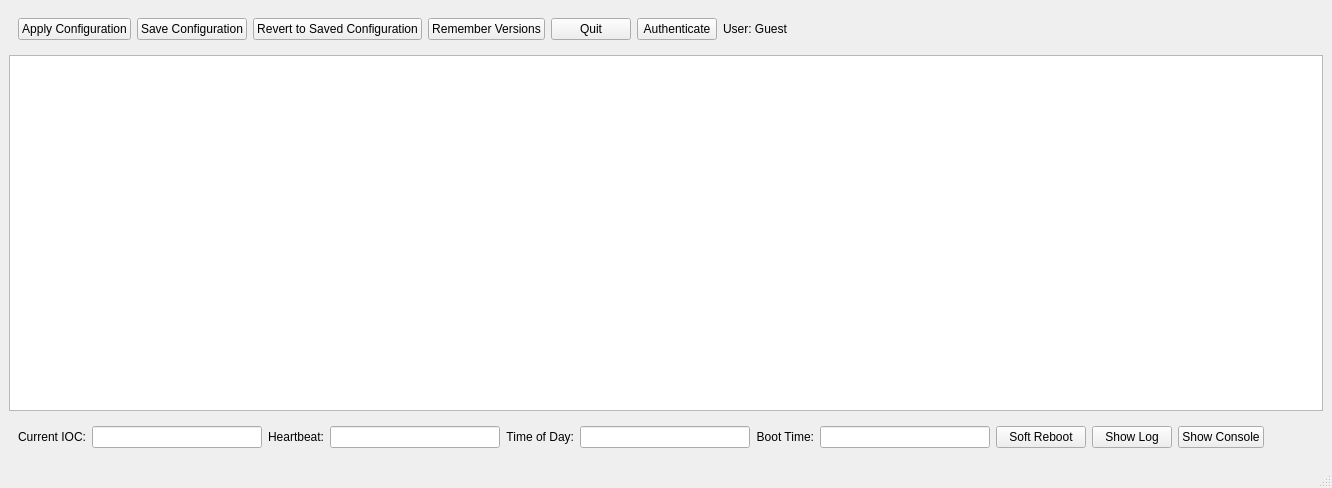
<?xml version="1.0" encoding="UTF-8"?>
<ui version="4.0">
 <class>MainWindow</class>
 <widget class="QMainWindow" name="MainWindow">
  <property name="geometry">
   <rect>
    <x>0</x>
    <y>0</y>
    <width>1332</width>
    <height>488</height>
   </rect>
  </property>
  <property name="windowTitle">
   <string>MainWindow</string>
  </property>
  <widget class="QWidget" name="centralwidget">
   <layout class="QVBoxLayout" name="verticalLayout">
    <item>
     <widget class="QWidget" name="widget" native="true">
      <property name="sizePolicy">
       <sizepolicy hsizetype="Preferred" vsizetype="Fixed">
        <horstretch>0</horstretch>
        <verstretch>0</verstretch>
       </sizepolicy>
      </property>
      <layout class="QHBoxLayout" name="horizontalLayout">
       <item>
        <widget class="QPushButton" name="applyButton">
         <property name="sizePolicy">
          <sizepolicy hsizetype="Fixed" vsizetype="Fixed">
           <horstretch>90</horstretch>
           <verstretch>0</verstretch>
          </sizepolicy>
         </property>
         <property name="text">
          <string>Apply Configuration</string>
         </property>
        </widget>
       </item>
       <item>
        <widget class="QPushButton" name="saveButton">
         <property name="sizePolicy">
          <sizepolicy hsizetype="Fixed" vsizetype="Fixed">
           <horstretch>90</horstretch>
           <verstretch>0</verstretch>
          </sizepolicy>
         </property>
         <property name="text">
          <string>Save Configuration</string>
         </property>
        </widget>
       </item>
       <item>
        <widget class="QPushButton" name="revertButton">
         <property name="sizePolicy">
          <sizepolicy hsizetype="Fixed" vsizetype="Fixed">
           <horstretch>90</horstretch>
           <verstretch>0</verstretch>
          </sizepolicy>
         </property>
         <property name="text">
          <string>Revert to Saved Configuration</string>
         </property>
        </widget>
       </item>
       <item>
        <widget class="QPushButton" name="rememberButton">
         <property name="text">
          <string>Remember Versions</string>
         </property>
        </widget>
       </item>
       <item>
        <widget class="QPushButton" name="quitButton">
         <property name="sizePolicy">
          <sizepolicy hsizetype="Fixed" vsizetype="Fixed">
           <horstretch>90</horstretch>
           <verstretch>0</verstretch>
          </sizepolicy>
         </property>
         <property name="text">
          <string>Quit</string>
         </property>
        </widget>
       </item>
       <item>
        <widget class="QPushButton" name="authButton">
         <property name="text">
          <string>Authenticate</string>
         </property>
        </widget>
       </item>
       <item>
        <widget class="QLabel" name="userLabel">
         <property name="text">
          <string>User: Guest</string>
         </property>
        </widget>
       </item>
       <item>
        <spacer name="horizontalSpacer">
         <property name="orientation">
          <enum>Qt::Horizontal</enum>
         </property>
         <property name="sizeHint" stdset="0">
          <size>
           <width>521</width>
           <height>20</height>
          </size>
         </property>
        </spacer>
       </item>
      </layout>
     </widget>
    </item>
    <item>
     <widget class="QTableView" name="tableView"/>
    </item>
    <item>
     <widget class="QWidget" name="widget_2" native="true">
      <property name="sizePolicy">
       <sizepolicy hsizetype="Preferred" vsizetype="Fixed">
        <horstretch>0</horstretch>
        <verstretch>0</verstretch>
       </sizepolicy>
      </property>
      <layout class="QHBoxLayout" name="horizontalLayout_2">
       <item>
        <widget class="QLabel" name="label">
         <property name="sizePolicy">
          <sizepolicy hsizetype="Fixed" vsizetype="Preferred">
           <horstretch>120</horstretch>
           <verstretch>0</verstretch>
          </sizepolicy>
         </property>
         <property name="maximumSize">
          <size>
           <width>16777215</width>
           <height>16777215</height>
          </size>
         </property>
         <property name="layoutDirection">
          <enum>Qt::LeftToRight</enum>
         </property>
         <property name="text">
          <string>Current IOC:</string>
         </property>
         <property name="alignment">
          <set>Qt::AlignRight|Qt::AlignTrailing|Qt::AlignVCenter</set>
         </property>
        </widget>
       </item>
       <item>
        <widget class="QLineEdit" name="IOCname">
         <property name="sizePolicy">
          <sizepolicy hsizetype="Fixed" vsizetype="Fixed">
           <horstretch>170</horstretch>
           <verstretch>25</verstretch>
          </sizepolicy>
         </property>
         <property name="minimumSize">
          <size>
           <width>170</width>
           <height>0</height>
          </size>
         </property>
         <property name="readOnly">
          <bool>true</bool>
         </property>
        </widget>
       </item>
       <item>
        <widget class="QLabel" name="label_3">
         <property name="sizePolicy">
          <sizepolicy hsizetype="Fixed" vsizetype="Preferred">
           <horstretch>120</horstretch>
           <verstretch>0</verstretch>
          </sizepolicy>
         </property>
         <property name="layoutDirection">
          <enum>Qt::LeftToRight</enum>
         </property>
         <property name="text">
          <string>Heartbeat:</string>
         </property>
         <property name="alignment">
          <set>Qt::AlignRight|Qt::AlignTrailing|Qt::AlignVCenter</set>
         </property>
        </widget>
       </item>
       <item>
        <widget class="QLineEdit" name="heartbeat">
         <property name="sizePolicy">
          <sizepolicy hsizetype="Fixed" vsizetype="Fixed">
           <horstretch>170</horstretch>
           <verstretch>25</verstretch>
          </sizepolicy>
         </property>
         <property name="minimumSize">
          <size>
           <width>170</width>
           <height>0</height>
          </size>
         </property>
         <property name="readOnly">
          <bool>true</bool>
         </property>
        </widget>
       </item>
       <item>
        <widget class="QLabel" name="label_2">
         <property name="sizePolicy">
          <sizepolicy hsizetype="Fixed" vsizetype="Preferred">
           <horstretch>120</horstretch>
           <verstretch>0</verstretch>
          </sizepolicy>
         </property>
         <property name="layoutDirection">
          <enum>Qt::LeftToRight</enum>
         </property>
         <property name="text">
          <string>Time of Day:</string>
         </property>
         <property name="alignment">
          <set>Qt::AlignRight|Qt::AlignTrailing|Qt::AlignVCenter</set>
         </property>
        </widget>
       </item>
       <item>
        <widget class="QLineEdit" name="tod">
         <property name="sizePolicy">
          <sizepolicy hsizetype="Fixed" vsizetype="Fixed">
           <horstretch>170</horstretch>
           <verstretch>25</verstretch>
          </sizepolicy>
         </property>
         <property name="minimumSize">
          <size>
           <width>170</width>
           <height>0</height>
          </size>
         </property>
         <property name="readOnly">
          <bool>true</bool>
         </property>
        </widget>
       </item>
       <item>
        <widget class="QLabel" name="label_4">
         <property name="sizePolicy">
          <sizepolicy hsizetype="Fixed" vsizetype="Preferred">
           <horstretch>120</horstretch>
           <verstretch>0</verstretch>
          </sizepolicy>
         </property>
         <property name="layoutDirection">
          <enum>Qt::LeftToRight</enum>
         </property>
         <property name="text">
          <string>Boot Time:</string>
         </property>
         <property name="alignment">
          <set>Qt::AlignRight|Qt::AlignTrailing|Qt::AlignVCenter</set>
         </property>
        </widget>
       </item>
       <item>
        <widget class="QLineEdit" name="boottime">
         <property name="sizePolicy">
          <sizepolicy hsizetype="Fixed" vsizetype="Fixed">
           <horstretch>170</horstretch>
           <verstretch>25</verstretch>
          </sizepolicy>
         </property>
         <property name="minimumSize">
          <size>
           <width>170</width>
           <height>0</height>
          </size>
         </property>
         <property name="readOnly">
          <bool>true</bool>
         </property>
        </widget>
       </item>
       <item>
        <widget class="QPushButton" name="rebootButton">
         <property name="sizePolicy">
          <sizepolicy hsizetype="Fixed" vsizetype="Fixed">
           <horstretch>90</horstretch>
           <verstretch>26</verstretch>
          </sizepolicy>
         </property>
         <property name="minimumSize">
          <size>
           <width>90</width>
           <height>0</height>
          </size>
         </property>
         <property name="text">
          <string>Soft Reboot</string>
         </property>
        </widget>
       </item>
       <item>
        <widget class="QPushButton" name="logButton">
         <property name="text">
          <string>Show Log</string>
         </property>
        </widget>
       </item>
       <item>
        <widget class="QPushButton" name="consoleButton">
         <property name="text">
          <string>Show Console</string>
         </property>
        </widget>
       </item>
       <item>
        <spacer name="horizontalSpacer_2">
         <property name="orientation">
          <enum>Qt::Horizontal</enum>
         </property>
         <property name="sizeHint" stdset="0">
          <size>
           <width>20</width>
           <height>20</height>
          </size>
         </property>
        </spacer>
       </item>
      </layout>
     </widget>
    </item>
   </layout>
  </widget>
  <widget class="QMenuBar" name="menubar">
   <property name="geometry">
    <rect>
     <x>0</x>
     <y>0</y>
     <width>1332</width>
     <height>23</height>
    </rect>
   </property>
  </widget>
  <widget class="QStatusBar" name="statusbar"/>
 </widget>
 <resources/>
 <connections/>
</ui>
